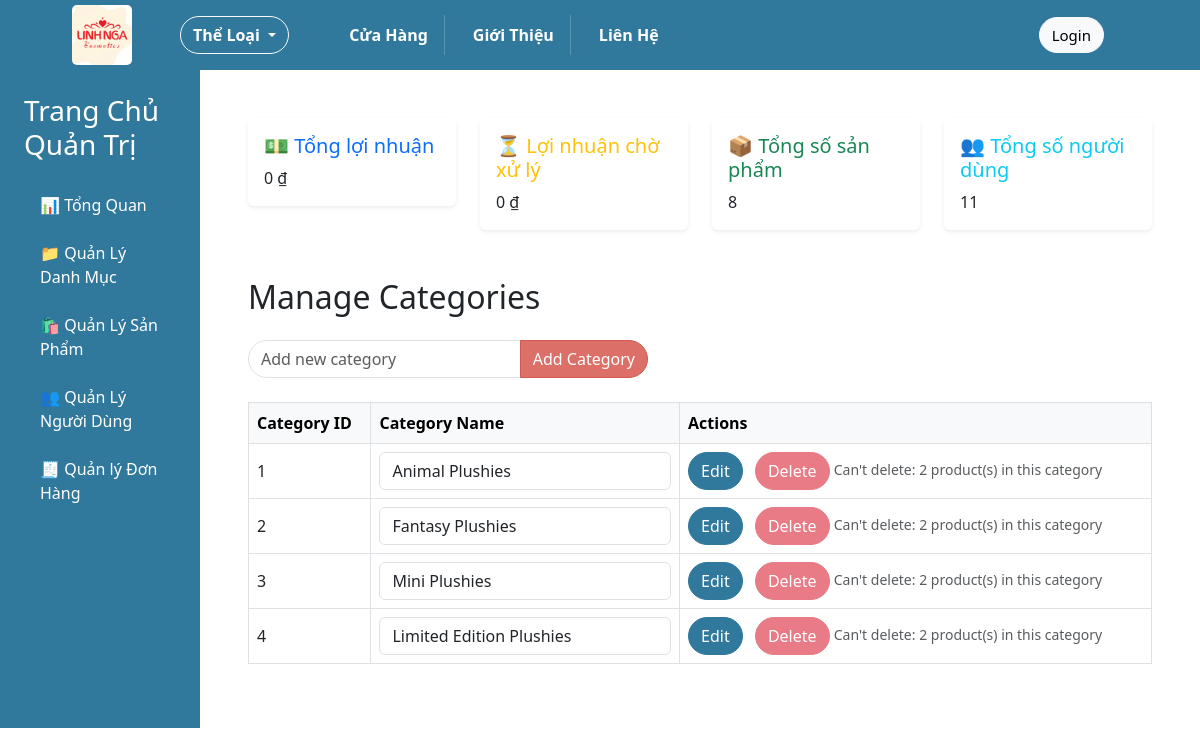
Page /pages/admin.php?section=category on the committed database.
### tables this page shows
CREATE TABLE `category` (
  `id_category` int(11) NOT NULL,
  `name` varchar(50) NOT NULL
);

### pages/admin_categories.php (the view, shortened to what this page needs)
<?php
$sql_fetch_categories = "SELECT * FROM category";
$stmt_categories = $pdo->prepare($sql_fetch_categories);
$stmt_categories->execute();
$categories = $stmt_categories->fetchAll(PDO::FETCH_ASSOC);
?>
<h2 class="mb-4">Manage Categories</h2>
<form method="post" action="" class="mb-4">
    <div class="input-group mb-3" style="max-width: 400px;">
        <input type="text" name="category_name" class="form-control" placeholder="Add new category" required>
        <button type="submit" name="add_category" class="btn btn-primary" style="border-radius: 0 20px 20px 0;">Add Category</button>
    </div>
</form>
<table class="table table-hover table-bordered mt-3">
    <thead class="table-light">
        <tr>
            <th>Category ID</th>
            <th>Category Name</th>
            <th>Actions</th>
        </tr>
    </thead>
    <tbody>
        <?php foreach ($categories as $category): ?>
            <?php
            $category_id = $category['id_category'];
            $sql_check_products = "SELECT COUNT(*) AS total_products FROM product WHERE category_id = :category_id";
            $stmt_check_products = $pdo->prepare($sql_check_products);
            $stmt_check_products->execute(['category_id' => $category_id]);
            $total_products = $stmt_check_products->fetch(PDO::FETCH_ASSOC)['total_products'];
            ?>
            <tr>
                <td><?= $category['id_category']; ?></td>
                <td>
                    <form method="post" style="display:flex; align-items: center;">
                        <input type="text" name="category_name" class="form-control me-2" value="<?= $category['name']; ?>" required>
                </td>
                <td>
                        <button type="submit" name="edit_category" class="btn btn-custom me-2">Edit</button>
                    <form method="post" style="display:inline;">
                        <button type="submit" name="delete_category" class="btn btn-danger"
                            <?= ($total_products > 0) ? 'disabled' : ''; ?>>Delete</button>
                    </form>
                    <?php if ($total_products > 0): ?>
                        <small class="text-muted">Can't delete: <?= $total_products; ?> product(s) in this category</small>
                    <?php endif; ?>
                </td>
            </tr>
        <?php endforeach; ?>
    </tbody>
</table>

### assets/css/index.css (style rules this page uses)
.btn { border-radius: 25px; }
.btn-primary { background:rgb(220,111,104); border: 1px solid rgb(211, 89, 80); color:white }

### pages/admin_categories.php (style rules this page uses)
.btn-custom { background-color: rgb(48,120,156); border-color: rgb(48,120,156); color: white; }
.table td, .table th { vertical-align: middle; }
.input-group .form-control { border-radius: 20px 0 0 20px; }
.input-group .btn-primary { border-radius: 0 20px 20px 0; }
.form-control { min-width: 100%; }

### rows in the picture
category: id_category "1", category_name "Animal Plushies", total_products "2"
category: id_category "2", category_name "Fantasy Plushies", total_products "2"
category: id_category "3", category_name "Mini Plushies", total_products "2"
category: id_category "4", category_name "Limited Edition Plushies", total_products "2"

### other values in the picture
$stats['total_profit'] "0"
$stats['pending_profit'] "0"
$stats['total_products'] "8"
$stats['total_users'] "11"
